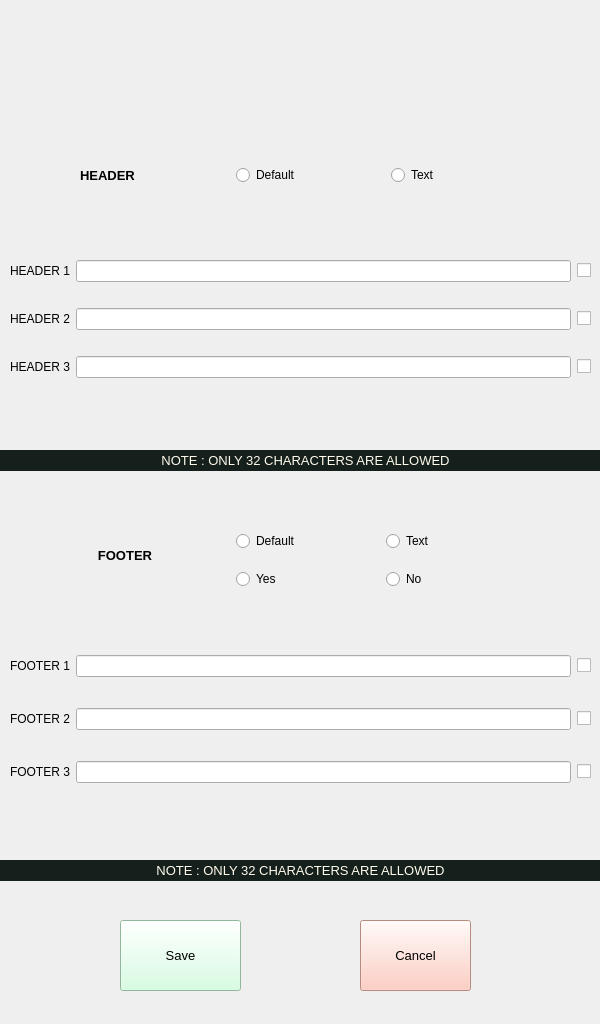
<?xml version="1.0" encoding="UTF-8"?>
<ui version="4.0">
 <class>MainWindow</class>
 <widget class="QMainWindow" name="MainWindow">
  <property name="geometry">
   <rect>
    <x>0</x>
    <y>0</y>
    <width>600</width>
    <height>1024</height>
   </rect>
  </property>
  <property name="windowTitle">
   <string>MainWindow</string>
  </property>
  <widget class="QWidget" name="centralwidget">
   <widget class="QLabel" name="label">
    <property name="geometry">
     <rect>
      <x>0</x>
      <y>0</y>
      <width>600</width>
      <height>1024</height>
     </rect>
    </property>
    <property name="text">
     <string/>
    </property>
    <property name="pixmap">
     <pixmap>../designs/screens/English/Print_slip_setting_480-x-800.jpg</pixmap>
    </property>
    <property name="scaledContents">
     <bool>true</bool>
    </property>
   </widget>
   <widget class="QWidget" name="horizontalLayoutWidget">
    <property name="geometry">
     <rect>
      <x>80</x>
      <y>160</y>
      <width>461</width>
      <height>31</height>
     </rect>
    </property>
    <layout class="QHBoxLayout" name="horizontalLayout">
     <item>
      <widget class="QLabel" name="PS_header">
       <property name="font">
        <font>
         <pointsize>10</pointsize>
         <weight>75</weight>
         <bold>true</bold>
        </font>
       </property>
       <property name="text">
        <string>HEADER</string>
       </property>
      </widget>
     </item>
     <item>
      <widget class="QRadioButton" name="H_def_rb">
       <property name="font">
        <font>
         <pointsize>9</pointsize>
        </font>
       </property>
       <property name="text">
        <string>Default</string>
       </property>
      </widget>
     </item>
     <item>
      <widget class="QRadioButton" name="H_text_rb">
       <property name="font">
        <font>
         <pointsize>9</pointsize>
        </font>
       </property>
       <property name="text">
        <string>Text</string>
       </property>
      </widget>
     </item>
    </layout>
   </widget>
   <widget class="QWidget" name="gridLayoutWidget">
    <property name="geometry">
     <rect>
      <x>10</x>
      <y>240</y>
      <width>581</width>
      <height>161</height>
     </rect>
    </property>
    <layout class="QGridLayout" name="gridLayout">
     <item row="2" column="0">
      <widget class="QLabel" name="label_6">
       <property name="text">
        <string>HEADER 3</string>
       </property>
      </widget>
     </item>
     <item row="1" column="1">
      <widget class="QLineEdit" name="Hd2_ip"/>
     </item>
     <item row="0" column="1">
      <widget class="QLineEdit" name="Hd1_ip">
       <property name="clearButtonEnabled">
        <bool>false</bool>
       </property>
      </widget>
     </item>
     <item row="2" column="1">
      <widget class="QLineEdit" name="Hd3_ip">
       <property name="styleSheet">
        <string notr="true">border-color: rgb(255, 166, 216);</string>
       </property>
      </widget>
     </item>
     <item row="0" column="0">
      <widget class="QLabel" name="label_4">
       <property name="text">
        <string>HEADER 1</string>
       </property>
      </widget>
     </item>
     <item row="1" column="0">
      <widget class="QLabel" name="label_5">
       <property name="text">
        <string>HEADER 2</string>
       </property>
      </widget>
     </item>
     <item row="0" column="2">
      <widget class="QCheckBox" name="Hd1_cb">
       <property name="text">
        <string/>
       </property>
      </widget>
     </item>
     <item row="1" column="2">
      <widget class="QCheckBox" name="Hd2_cb">
       <property name="text">
        <string/>
       </property>
      </widget>
     </item>
     <item row="2" column="2">
      <widget class="QCheckBox" name="Hd3_cb">
       <property name="text">
        <string/>
       </property>
      </widget>
     </item>
    </layout>
   </widget>
   <widget class="QLabel" name="label_7">
    <property name="geometry">
     <rect>
      <x>0</x>
      <y>450</y>
      <width>611</width>
      <height>21</height>
     </rect>
    </property>
    <property name="font">
     <font>
      <pointsize>10</pointsize>
     </font>
    </property>
    <property name="styleSheet">
     <string notr="true">background-color: rgb(21, 31, 27);
color: rgb(255, 251, 237);</string>
    </property>
    <property name="text">
     <string>NOTE : ONLY 32 CHARACTERS ARE ALLOWED</string>
    </property>
    <property name="alignment">
     <set>Qt::AlignCenter</set>
    </property>
   </widget>
   <widget class="QWidget" name="gridLayoutWidget_3">
    <property name="geometry">
     <rect>
      <x>10</x>
      <y>630</y>
      <width>581</width>
      <height>181</height>
     </rect>
    </property>
    <layout class="QGridLayout" name="gridLayout_3">
     <item row="2" column="0">
      <widget class="QLabel" name="Ft3_lb">
       <property name="text">
        <string>FOOTER 3</string>
       </property>
      </widget>
     </item>
     <item row="1" column="1">
      <widget class="QLineEdit" name="Ft2_ip"/>
     </item>
     <item row="0" column="1">
      <widget class="QLineEdit" name="Ft1_ip">
       <property name="clearButtonEnabled">
        <bool>false</bool>
       </property>
      </widget>
     </item>
     <item row="2" column="1">
      <widget class="QLineEdit" name="Ft3_ip">
       <property name="styleSheet">
        <string notr="true">border-color: rgb(255, 166, 216);</string>
       </property>
      </widget>
     </item>
     <item row="0" column="0">
      <widget class="QLabel" name="Ft1_lb">
       <property name="text">
        <string>FOOTER 1</string>
       </property>
      </widget>
     </item>
     <item row="1" column="0">
      <widget class="QLabel" name="Ft2_lb">
       <property name="text">
        <string>FOOTER 2</string>
       </property>
      </widget>
     </item>
     <item row="0" column="2">
      <widget class="QCheckBox" name="Ft1_cb">
       <property name="text">
        <string/>
       </property>
      </widget>
     </item>
     <item row="1" column="2">
      <widget class="QCheckBox" name="Ft2_cb">
       <property name="text">
        <string/>
       </property>
      </widget>
     </item>
     <item row="2" column="2">
      <widget class="QCheckBox" name="Ft3_cb">
       <property name="text">
        <string/>
       </property>
      </widget>
     </item>
    </layout>
   </widget>
   <widget class="QLabel" name="label_12">
    <property name="geometry">
     <rect>
      <x>0</x>
      <y>860</y>
      <width>601</width>
      <height>21</height>
     </rect>
    </property>
    <property name="font">
     <font>
      <pointsize>10</pointsize>
     </font>
    </property>
    <property name="styleSheet">
     <string notr="true">background-color: rgb(21, 31, 27);
color: rgb(255, 251, 237);</string>
    </property>
    <property name="text">
     <string>NOTE : ONLY 32 CHARACTERS ARE ALLOWED</string>
    </property>
    <property name="alignment">
     <set>Qt::AlignCenter</set>
    </property>
   </widget>
   <widget class="QPushButton" name="Save_bt">
    <property name="geometry">
     <rect>
      <x>120</x>
      <y>920</y>
      <width>121</width>
      <height>71</height>
     </rect>
    </property>
    <property name="font">
     <font>
      <pointsize>10</pointsize>
     </font>
    </property>
    <property name="styleSheet">
     <string notr="true">background-color: rgb(203, 255, 219);</string>
    </property>
    <property name="text">
     <string>Save</string>
    </property>
   </widget>
   <widget class="QPushButton" name="Cancel_bt">
    <property name="geometry">
     <rect>
      <x>360</x>
      <y>920</y>
      <width>111</width>
      <height>71</height>
     </rect>
    </property>
    <property name="font">
     <font>
      <pointsize>10</pointsize>
     </font>
    </property>
    <property name="styleSheet">
     <string notr="true">background-color: rgb(255, 193, 178);</string>
    </property>
    <property name="text">
     <string>Cancel</string>
    </property>
   </widget>
   <widget class="QWidget" name="gridLayoutWidget_2">
    <property name="geometry">
     <rect>
      <x>90</x>
      <y>520</y>
      <width>401</width>
      <height>71</height>
     </rect>
    </property>
    <layout class="QGridLayout" name="gridLayout_2">
     <item row="0" column="1">
      <widget class="QGroupBox" name="groupBox">
       <property name="styleSheet">
        <string notr="true">border:white</string>
       </property>
       <property name="title">
        <string/>
       </property>
       <widget class="QRadioButton" name="F_def_rb">
        <property name="geometry">
         <rect>
          <x>70</x>
          <y>10</y>
          <width>71</width>
          <height>22</height>
         </rect>
        </property>
        <property name="font">
         <font>
          <pointsize>9</pointsize>
         </font>
        </property>
        <property name="text">
         <string>Default</string>
        </property>
       </widget>
       <widget class="QRadioButton" name="F_text_rb">
        <property name="geometry">
         <rect>
          <x>220</x>
          <y>10</y>
          <width>61</width>
          <height>22</height>
         </rect>
        </property>
        <property name="font">
         <font>
          <pointsize>9</pointsize>
         </font>
        </property>
        <property name="text">
         <string>Text</string>
        </property>
       </widget>
      </widget>
     </item>
     <item row="1" column="1">
      <widget class="QGroupBox" name="groupBox_2">
       <property name="styleSheet">
        <string notr="true">border:white</string>
       </property>
       <property name="title">
        <string/>
       </property>
       <widget class="QRadioButton" name="Yes_rb">
        <property name="geometry">
         <rect>
          <x>70</x>
          <y>10</y>
          <width>51</width>
          <height>20</height>
         </rect>
        </property>
        <property name="font">
         <font>
          <pointsize>9</pointsize>
         </font>
        </property>
        <property name="text">
         <string>Yes</string>
        </property>
       </widget>
       <widget class="QRadioButton" name="No_rb">
        <property name="geometry">
         <rect>
          <x>220</x>
          <y>10</y>
          <width>51</width>
          <height>20</height>
         </rect>
        </property>
        <property name="font">
         <font>
          <pointsize>9</pointsize>
         </font>
        </property>
        <property name="text">
         <string>No</string>
        </property>
       </widget>
      </widget>
     </item>
     <item row="0" column="0" rowspan="2">
      <widget class="QLabel" name="PS_Footer">
       <property name="maximumSize">
        <size>
         <width>70</width>
         <height>16777215</height>
        </size>
       </property>
       <property name="font">
        <font>
         <pointsize>10</pointsize>
         <weight>75</weight>
         <bold>true</bold>
        </font>
       </property>
       <property name="text">
        <string>FOOTER</string>
       </property>
       <property name="alignment">
        <set>Qt::AlignCenter</set>
       </property>
      </widget>
     </item>
    </layout>
   </widget>
  </widget>
 </widget>
 <resources/>
 <connections/>
</ui>
